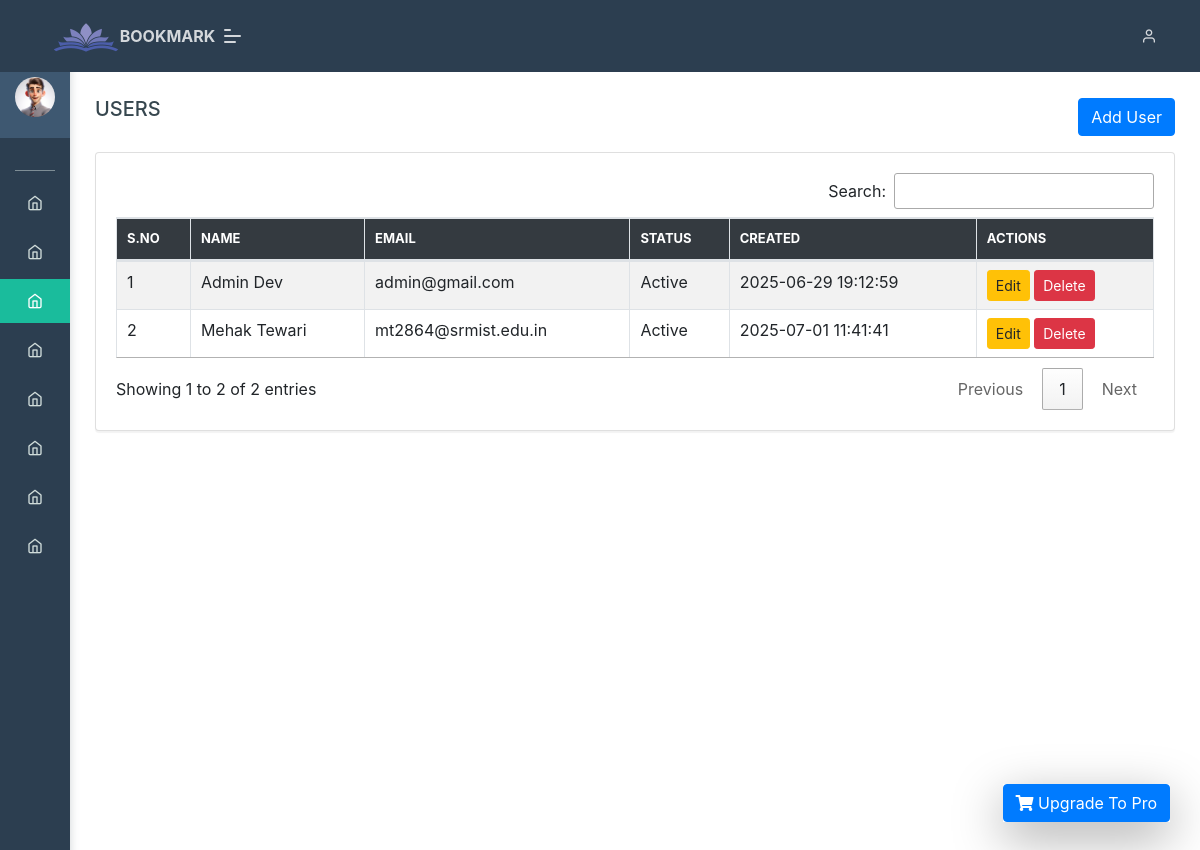
Before: /admin/users.php (signed in) with the older database file.
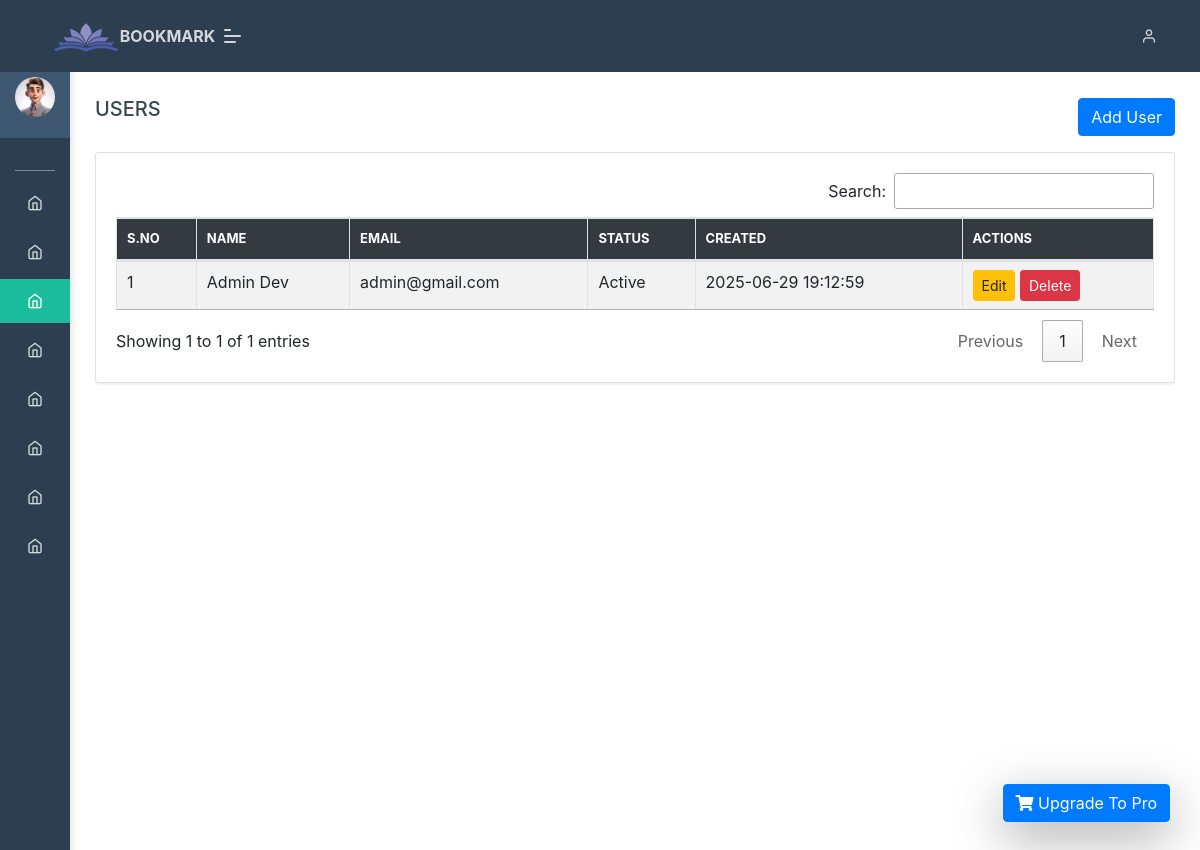
After: the same page with the newer database file.
### tables this page shows
CREATE TABLE `users` (
  `id` int(11) NOT NULL,
  `email_address` varchar(150) NOT NULL,
  `first_name` varchar(50) NOT NULL,
  `last_name` varchar(50) NOT NULL,
  `password` varchar(50) NOT NULL,
  `address` varchar(250) NOT NULL,
  `status` varchar(10) NOT NULL DEFAULT '0',
  `created` datetime NOT NULL,
  `updated` datetime NOT NULL
);

### admin/users.php (the view, shortened to what this page needs)
<?php include("include/adminHeader.php"); ?>
<?php include("config.php"); ?>
<?php
$users = [];
$result = mysqli_query($conn, "SELECT id, first_name, last_name, email_address, status, created FROM users ORDER BY created ASC");
while ($row = mysqli_fetch_assoc($result)) {
    $users[] = $row;
}
?>
<body>
<?php include("include/navBar.php"); ?>
<div class="pcoded-main-container">
    <div class="pcoded-content">
        <div class="page-header">
            <div class="page-block">
                <div class="row align-items-center">
                    <div class="col-md-12">
                        <div class="d-flex justify-content-between align-items-center mb-3">
                            <h5 class="m-b-10">USERS</h5>
                            <a href="add_user.php" class="btn btn-primary">Add User</a>
                        </div>
                        <div class="card">
                            <div class="card-body table-border-style">
                                <div class="table-responsive">
                                    <table class="table table-bordered table-striped" id="usersTable">
                                        <thead>
                                            <tr>
                                                <th>S.NO</th>
                                                <th>Name</th>
                                                <th>Email</th>
                                                <th>Status</th>
                                                <th>Created</th>
                                                <th>ACTIONS</th>
                                            </tr>
                                        </thead>
                                        <tbody>
                                            <?php if (!empty($users)): ?>
                                                <?php foreach ($users as $index => $user): ?>
                                                    <tr>
                                                        <td><?= $index + 1; ?></td>
                                                        <td><?= htmlspecialchars($user['first_name'] . ' ' . $user['last_name']); ?></td>
                                                        <td><?= htmlspecialchars($user['email_address']); ?></td>
                                                        <td><?= ($user['status'] == '1') ? "Active" : "Inactive"; ?></td>
                                                        <td><?= $user['created']; ?></td>
                                                        <td>
                                                            <a href="edit_user.php?action=edit&id=<?= $user['id']; ?>" class="btn btn-sm btn-warning">Edit</a>
                                                            <a href="users.php?id=<?= $user['id']; ?>" class="btn btn-sm btn-danger"
                                                               onclick="return confirm('Are you sure you want to delete this user?')">Delete</a>
                                                        </td>
                                                    </tr>
                                                <?php endforeach; ?>
                                            <?php else: ?>
                                                <tr>
                                                    <td colspan="6" class="text-center">No users found.</td>
                                                </tr>
                                            <?php endif; ?>
                                        </tbody>
                                    </table>
                                </div>
                            </div>
                        </div>
                    </div>
                </div>
            </div>
        </div>
    </div>
</div>
<?php include("include/adminFooter.php"); ?>
</body>

Changed rows visible on the page:
removed users: first_name+last_name "Mehak Tewari", email_address "mt2864@srmist.edu.in", status "Active", created "2025-07-01 11:41:41"
Other visible differences:
text written by a page script: "Search: Showing 1 to 2 of 2 entries Previous 1 Next" → "Search: Showing 1 to 1 of 1 entries Previous 1 Next"
